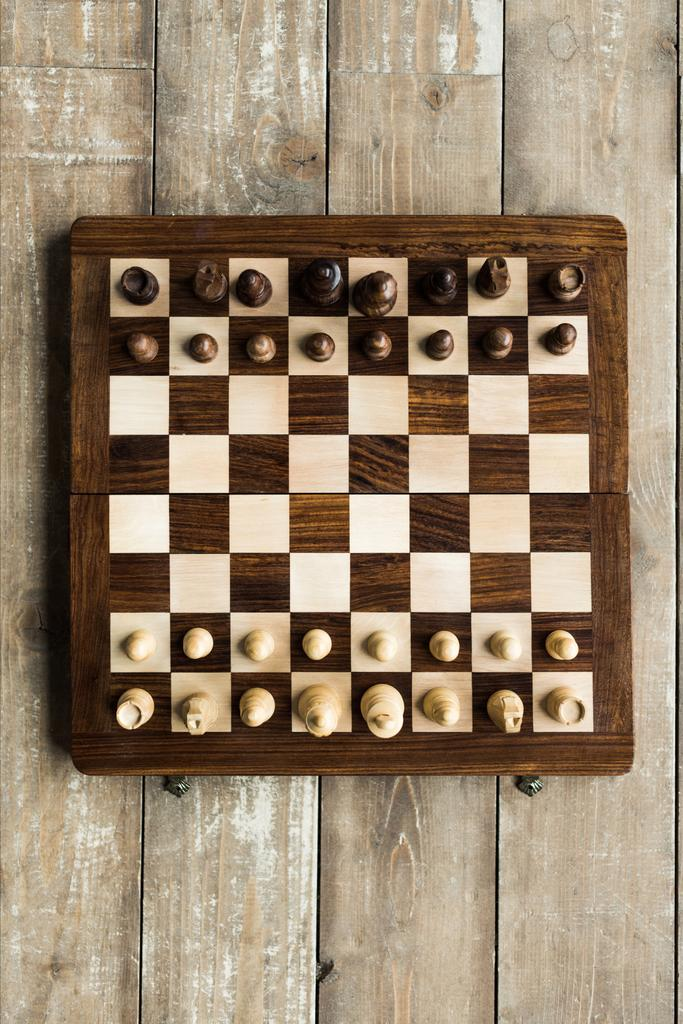
#> input picture test.jpeg, 683 x 1024 px
$ python -i imgprocess.py   (imports and definitions only)
#> lines starting #> are read from the running program, lines starting #| are printed output that depends on the picture; after the words box and inside, x2 and y2 are one past the last pixel; in counts of white or black regions, pixels touching at a corner belong together
import math
import cv2
from cv2 import transform
import numpy as np
from skimage.color import rgb2gray
from sklearn.cluster import MiniBatchKMeans
from sklearn.neighbors import NearestNeighbors

DEGREE = np.pi/180

'''
handles the actual computer vision part
'''


'''
first click: take calibration img of empty board
do full calculations -> lines, points, normalization, center point etc.
store a matrix of points used for comparison
second click: full board setup
do full calculations
get difference of points vs calibration
rank diffs and take top 32 and define threshold based on that

every image after
do full calculations
get diffs
if abs(diff) is above threshold that cell is filled
based on pos or neg threshold set color
return matrix of 0,1,2 to main.py to pass to game
'''

class ImageProcess:
    def __init__(self):
        self.diff_threshold = 0
        self.last_avg_intensity = None
        self.last_num_piece = 32

    # gets intersections between two lines
    def get_line_intersection(self, line1, line2):
        rho1 = line1[0]
        theta1 = line1[1]
        rho2 = line2[0]
        theta2 = line2[1]
        A = np.array([
            [np.cos(theta1), np.sin(theta1)],
            [np.cos(theta2), np.sin(theta2)]
        ])
        b = np.array([[rho1], [rho2]])
        if (np.linalg.det(A) != 0):
            x0, y0 = np.linalg.solve(A, b)
            x0, y0 = int(np.round(x0)), int(np.round(y0))
            return np.array([x0, y0])
        return None

    # gets the intersection points of all the lines
    def get_intersection_points(self, horizontals, verticals):
        intersections = []
        for line1 in horizontals:
            for line2 in verticals:
                point = self.get_line_intersection(line1, line2)
                if point is not None:
                    intersections.append(point)
        return np.array(intersections)

    # separates lines into horizontal and vertical lines, also filters out diagonals
    def separate_lines(self, lines, threshold = DEGREE * 20):
        horizontals = []
        verticals = []
        for line in lines:
            theta = line[1]
            if theta <= threshold/2 or theta - DEGREE*180 >= -threshold/2:
                verticals.append(line)
            elif abs(theta - DEGREE*90) <= threshold:
                horizontals.append(line)
        return np.array(horizontals + verticals), np.array(horizontals), np.array(verticals)

    # takes the best 18 distinct lines from many overlapping
    def combine_lines(self, lines, n, rho_threshold=40, theta_threshold=np.pi / 6):
        best_lines = np.zeros((n, 2))
        count = 0
        for i in range(lines.shape[0]):
            rho = lines[i][0]
            theta = lines[i][1]
            if i == 0:
                best_lines[count] = lines[i]
                count += 1
            else:
                if rho < 0:
                    rho *= -1
                    lines[i][0] *= -1
                    theta -= np.pi
                    lines[i][1] -= np.pi
                closeness_rho = np.isclose(rho, best_lines[0:count, 0], atol=rho_threshold)
                closeness_theta = np.isclose(theta, best_lines[0:count, 1], atol=theta_threshold)
                closeness = np.all([closeness_rho, closeness_theta], axis=0)
                if not any(closeness) and count < best_lines.shape[0]:
                    best_lines[count] = lines[i]
                    count += 1

        return best_lines

    # gets hough lines from image
    def get_lines(self, img):
        # convert to grayscale, blur, then get canny edges
        img = np.uint8(255 * rgb2gray(img))
        img = cv2.blur(img, (5, 5))
        edges = cv2.Canny(img, 50, 200)

        # get hough transform lines
        lines = cv2.HoughLines(edges, 1, np.pi / 180, 100, None)
        return np.squeeze(lines, axis=1)

    # plots lines on image
    def plot_lines(self, img, lines, color=(255, 0, 0)):
        img = np.array(img)
        for i in range(0, len(lines)):
            rho = lines[i][0]
            theta = lines[i][1]
            a = math.cos(theta)
            b = math.sin(theta)
            x0 = a * rho
            y0 = b * rho
            pt1 = (int(x0 + 1000*(-b)), int(y0 + 1000*(a)))
            pt2 = (int(x0 - 1000*(-b)), int(y0 - 1000*(a)))
            cv2.line(img, pt1, pt2, color, 2, cv2.LINE_AA)

        return img

    # plots points on image
    def plot_points(self, img, points):
        for i in points:
            x0 = i[0]
            y0 = i[1]

            img = np.array(img)
            cv2.circle(img, (int(x0), int(y0)), radius=5, color=(0, 255, 0), thickness=-1)
            cv2.circle(img, (int(x0), int(y0)), radius=5, color=(0, 0, 255), thickness=2)

        return img

    # puts found board corners into ordered grid matrix
    def get_intersection_matrix(self, points):
        points = points[points[:, 1].argsort()]
        matrix = np.reshape(points, (9, 9, 2))
        for i in range(matrix.shape[0]):
            matrix[i, :, :] = matrix[i, :, :][matrix[i, :, :][:, 0].argsort()]
        return matrix

    # warps board to square using corners
    def warp_image(self, img, matrix):
        orig_coords = np.float32([matrix[0, 0, :], matrix[0, -1, :], matrix[-1, 0, :], matrix[-1, -1, :]])
        new_coords = np.float32([[0, 0], [img.shape[0], 0], [0, img.shape[1]], [img.shape[0], img.shape[1]]])
        transform_mat = cv2.getPerspectiveTransform(orig_coords, new_coords)
        warped_img = cv2.warpPerspective(img, transform_mat, img.shape[:2])

        #just for a sanity check, checking to see where the matrix points get mapped... not working atm
        warped_mtx = np.zeros((9, 9, 2))
        for i in range(9):
            for j in range(9):
                p = matrix[i, j]
                warped_mtx[i, j, 0] = int((transform_mat[0][0] * p[0] + transform_mat[0][1] * p[1] + transform_mat[0][2]) / ((transform_mat[2][0] * p[0] + transform_mat[2][1] * p[1] + transform_mat[2][2])))
                warped_mtx[i, j, 1] = int((transform_mat[1][0] * p[0] + transform_mat[1][1] * p[1] + transform_mat[1][2]) / ((transform_mat[2][0] * p[0] + transform_mat[2][1] * p[1] + transform_mat[2][2])))

        return warped_img, warped_mtx


    def get_features(self, img, matrix):
        gray = np.uint8(255 * rgb2gray(img))
        normalized = np.zeros(gray.shape)
        normalized = cv2.normalize(gray, normalized, 0, 255, cv2.NORM_MINMAX)
        features = np.zeros((8, 8))
        avg_intensities = np.zeros((8, 8, 3))
        # plot = np.stack((normalized,) * 3, axis=-1)
        for i in range(8):
            for j in range(8):
                p1 = matrix[i, j, :]
                p2 = matrix[i, j+1, :]
                p3 = matrix[i+1, j, :]
                p4 = matrix[i+1, j+1, :]
                center = np.uint32(np.average([p1, p2, p3, p4], axis=0))

                feat_sz = np.uint32(0.55 * (np.abs(p1 - center) + np.abs(p2 - center) + np.abs(p3 - center) + np.abs(p4 - center)) // 4)

                area = normalized[center[0] - feat_sz[0] : center[0] + feat_sz[0], center[1] - feat_sz[1] : center[1] + feat_sz[1]]
                blurred = cv2.blur(area, (3, 3))
                edges = cv2.Canny(blurred, 50, 100)

                features[i, j] = np.sum(edges)
                avg_intensities[i, j, 0] = np.average(img[center[0] - feat_sz[0] : center[0] + feat_sz[0], center[1] - feat_sz[1] : center[1] + feat_sz[1], 0])
                avg_intensities[i, j, 1] = np.average(img[center[0] - feat_sz[0] : center[0] + feat_sz[0], center[1] - feat_sz[1] : center[1] + feat_sz[1], 1])
                avg_intensities[i, j, 2] = np.average(img[center[0] - feat_sz[0] : center[0] + feat_sz[0], center[1] - feat_sz[1] : center[1] + feat_sz[1], 2])

        return features, avg_intensities


    def get_board_corners(self, img):
        lines = self.get_lines(img)
        if lines is not None:
            lines, horizontals, verticals = self.separate_lines(lines)
            horizontals = self.combine_lines(horizontals, 9)
            verticals = self.combine_lines(verticals, 9)
            # return self.plot_lines(self.plot_lines(img, verticals), horizontals)
            intersections = self.get_intersection_points(horizontals, verticals)
            intersections = np.array(list(filter(lambda point : point[0] >= 0 and point[0] < img.shape[1] and point[1] >= 0 and point[1] < img.shape[0], intersections)))
            intersection_matrix = self.get_intersection_matrix(intersections)
            return intersection_matrix, self.plot_points(self.plot_lines(self.plot_lines(self.plot_lines(img, lines, (255, 255, 255)), verticals), horizontals), intersections)
        return None


    def get_board_state(self, img):
        intersection_matrix, line_plot = self.get_board_corners(img)
        if intersection_matrix is not None:
            warped_img, warped_mtx = self.warp_image(img, intersection_matrix)
            features, avg_intensities = self.get_features(warped_img, warped_mtx)
            # [13 lines of commented-out code are left out]
            diffs = features
            filled = np.zeros(features.shape)
            filled[diffs > self.diff_threshold] = 1
            filled_plot = self.plot_squares(filled, warped_img, warped_mtx)
            gray = np.uint8(255 * rgb2gray(warped_img))
            normalized = np.zeros(gray.shape)
            normalized = cv2.normalize(gray, normalized, 0, 255, cv2.NORM_MINMAX)
            captured_x, captured_y = -1, -1
            if self.last_avg_intensity is not None:
                captured_x, captured_y = self.check_piece_diff(filled, avg_intensities)
            self.last_num_piece = np.sum(filled)
            self.last_avg_intensity = avg_intensities
            return filled, captured_x, captured_y, filled_plot, line_plot
        return None


    # [28 lines left out: functions plot_squares, check_piece_diff, not called in this run]

>>> import cv2
>>> picture = cv2.cvtColor(cv2.imread('test.jpeg'), cv2.COLOR_BGR2RGB)
>>> result = ImageProcess().get_board_state(picture)
#> in get_lines, `edges = cv2.Canny(img, 50, 200)`:
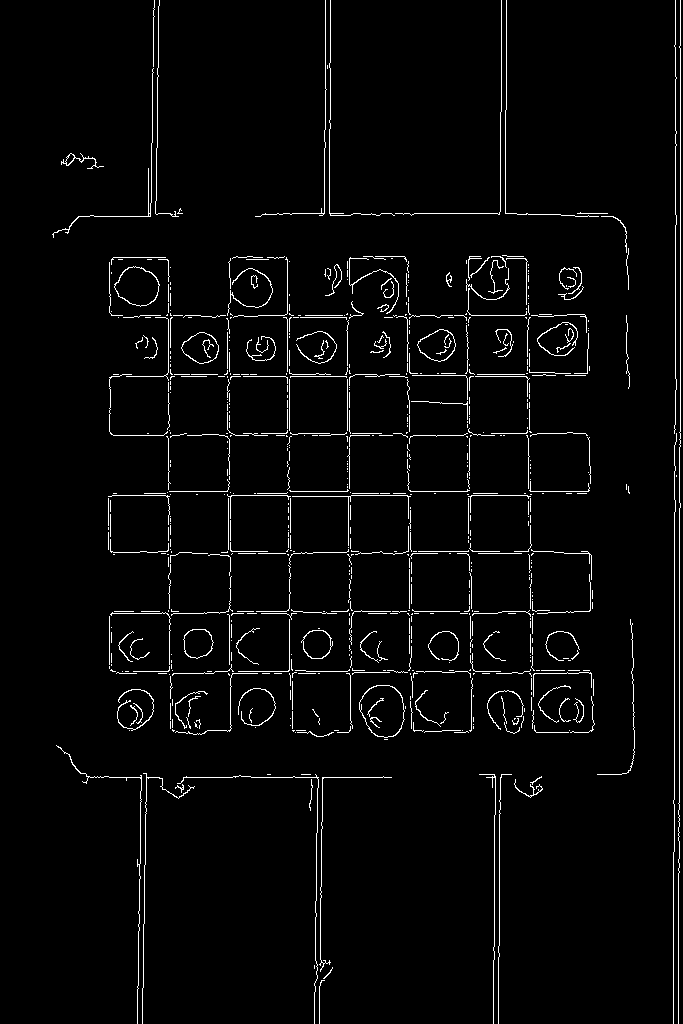
#> edges: shape (1024, 683); 3% white in thin lines or dots
#> in get_lines, `lines = cv2.HoughLines(edges, 1, np.pi / 180, 100, None)`: lines = 123 rows, first 8: [680, 0], [675, 0], [154, 0.0175], [376, 1.57], [611, 1.57], [315, 1.57], [159, 0.0175], [331, 0.0175]
#> in get_board_corners, `lines = self.get_lines(img)`: lines = 123 pairs, first value -673 to 777, second value 0 to 3.12
#> the loop in separate_lines, `for line in lines:` made 123 passes
#> (line, theta) on passes 1 to 8: ([680, 0], 0), ([675, 0], 0), ([154, 0.0175], 0.0175), ([376, 1.57], 1.57), ([611, 1.57], 1.57), ([315, 1.57], 1.57), ([159, 0.0175], 0.0175), ([331, 0.0175], 0.0175)
#> after the loop in separate_lines, `for line in lines:`: horizontals = 46 pairs, first value 205 to 777, second value 1.55 to 1.59; verticals = 77 pairs, first value -673 to 687, second value 0 to 3.12
#> the loop in combine_lines, `for i in range(lines.shape[0]):` made 46 passes
#> (rho, theta, closeness_rho, closeness_theta, closeness) on passes 2 to 3: (611, 1.57, [False], [True], [False]), (315, 1.57, [False, False], [True, True], [False, False])
#> after the loop in combine_lines, `for i in range(lines.shape[0]):`: best_lines = [[376, 1.57], [611, 1.57], [315, 1.57], [777, 1.57], [435, 1.57], [213, 1.57], [491, 1.57], [671, 1.57], [553, 1.57]]; count = 9; lines has the same summary as horizontals in separate_lines
#> in get_board_corners, `horizontals = self.combine_lines(horizontals, 9)`: horizontals has the same summary as best_lines in combine_lines
#> the loop in combine_lines (call 2), `for i in range(lines.shape[0]):` made 77 passes
#> (rho, theta, closeness_rho, closeness_theta, closeness) on passes 2 to 4: (675, 0, [True], [True], [True]), (154, 0.0175, [False], [True], [False]), (159, 0.0175, [False, True], [True, True], [False, True])
#> the loop in get_intersection_points, `for line1 in horizontals:` made 9 passes
#> the loop in plot_lines, `for i in range(0, len(lines)):` made 123 passes
#> call 2 of plot_lines, with lines = array of shape (9, 2), color = (255, 0, 0)
#> the loop in plot_lines (call 2), `for i in range(0, len(lines)):` made 9 passes
#> after the loop in plot_lines (call 2), `for i in range(0, len(lines)):`:
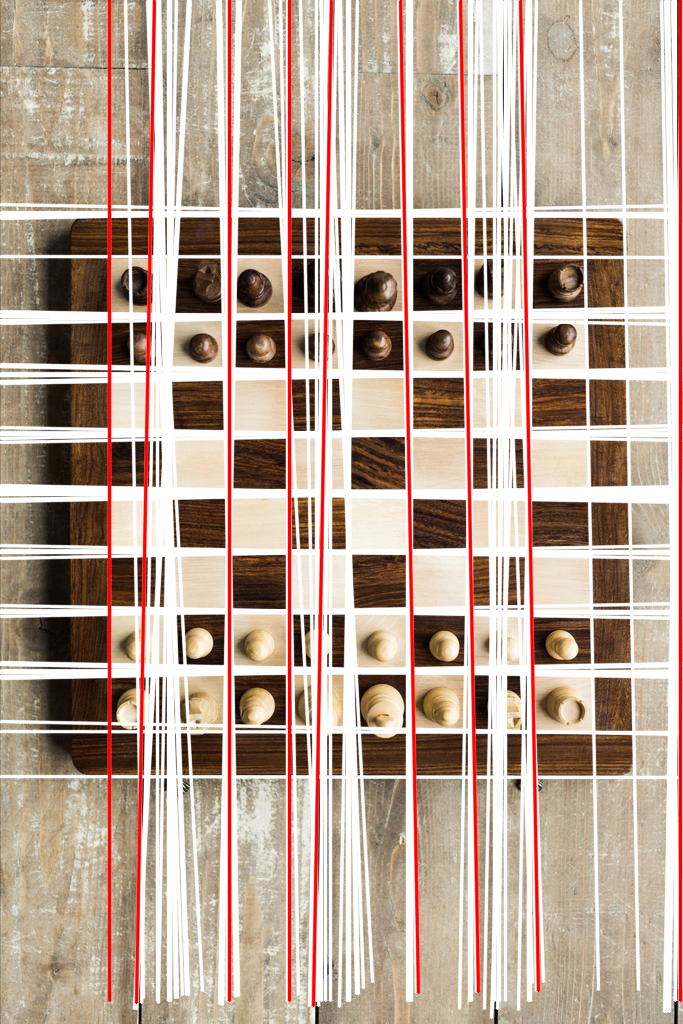
#> img: shape (1024, 683, 3); mean R, G, B 187.6, 163.9, 148.9
#> call 3 of plot_lines, with lines = array of shape (9, 2), color = (255, 0, 0)
#> the loop in plot_lines (call 3), `for i in range(0, len(lines)):` made 9 passes
#> after the loop in plot_lines (call 3), `for i in range(0, len(lines)):`:
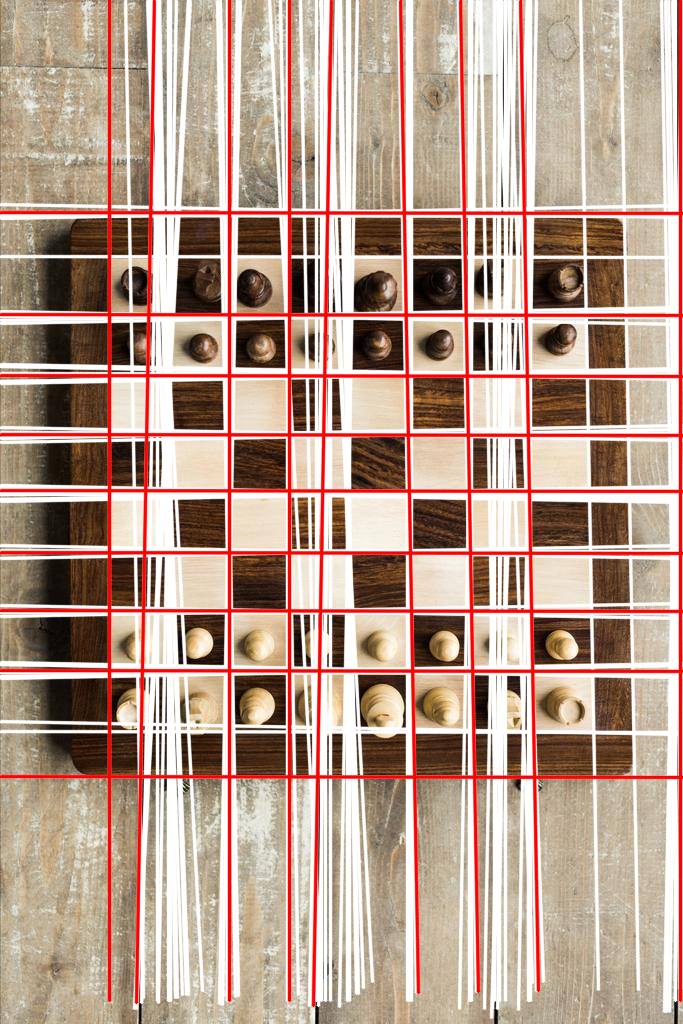
#> img: shape (1024, 683, 3); 4.25% of pixels changed, all inside (x1, y1, x2, y2) = (0, 210, 683, 780)
#> the loop in plot_points, `for i in points:` made 81 passes
#> i on passes 1 to 8: [680, 376], [147, 376], [324, 376], [528, 376], [289, 376], [408, 376], [229, 376], [468, 376]
#> pass 2, in plot_points, `img = np.array(img)`:
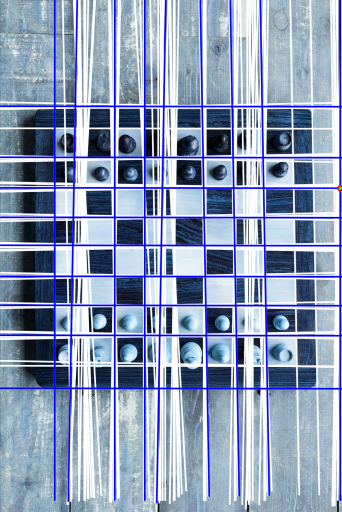
#> img: shape (1024, 683, 3) (shown at 1/2 size); mean of channels 0, 1, 2 187.7, 156.8, 141.8; drawn as B, G, R
#> in warp_image, `warped_img = cv2.warpPerspective(img, transform_mat, img.shape[:2])`:
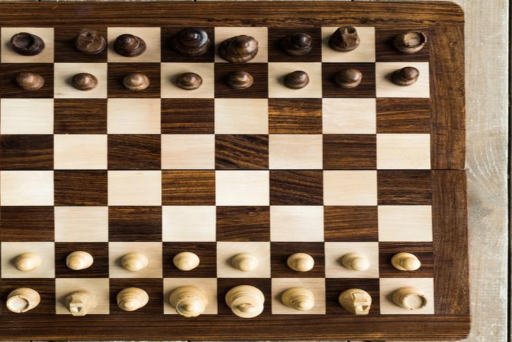
#> warped_img: shape (683, 1024, 3) (shown at 1/2 size); mean R, G, B 136.1, 112.3, 90.1
#> in get_features, `gray = np.uint8(255 * rgb2gray(img))`:
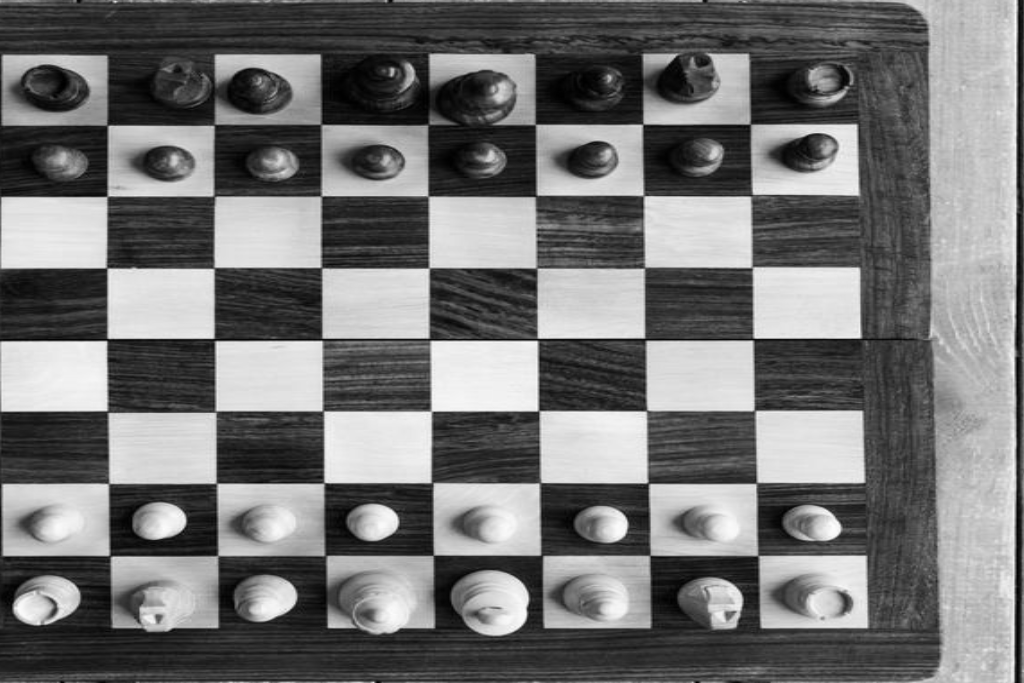
#> gray: shape (683, 1024); min 0, max 253, mean 115.3
#> (the run stopped early here; a loop or call above may not have finished)
